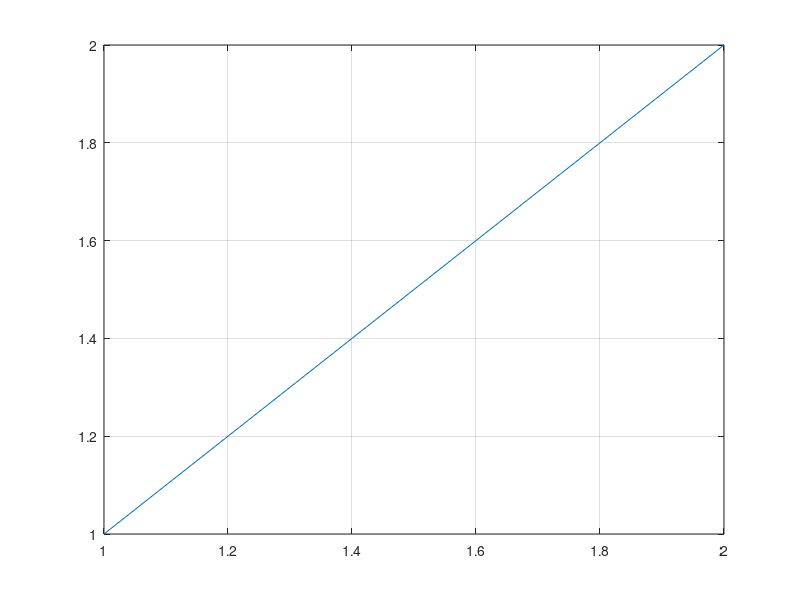

The MATLAB script that drew this image: (Note: this script raises an error after producing the figure.)
% covers: 14 - (Scope, command syntax) grid on and grid off work as commands: the saved SVG has grid lines after grid on and none after grid off, and keeps its line
% The spec's SVG vocabulary draws the grid as <line class="grid"> at the
% ticks when it is on. Each file is named after the case, read back and
% deleted before anything is asserted.
plot(1:2);
grid on
saveas(gcf, 'grid_on_as_command.svg');
s = fileread('grid_on_as_command.svg');
delete('grid_on_as_command.svg');
grid off
saveas(gcf, 'grid_on_as_command.svg');
t = fileread('grid_on_as_command.svg');
delete('grid_on_as_command.svg');
fprintf('%d %d %d\n', ~isempty(strfind(s, 'class="grid"')), isempty(strfind(t, 'class="grid"')), ~isempty(strfind(t, '<polyline')))
